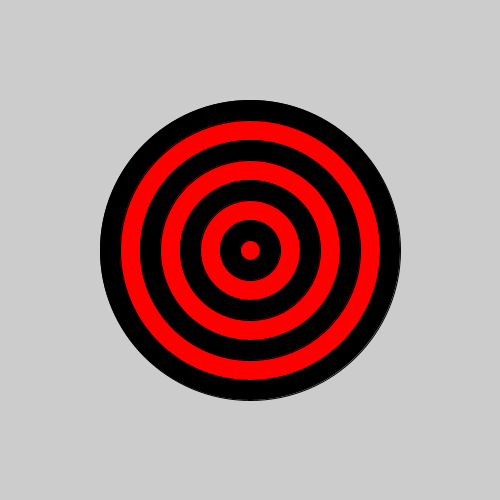
Frame 1 (no input)
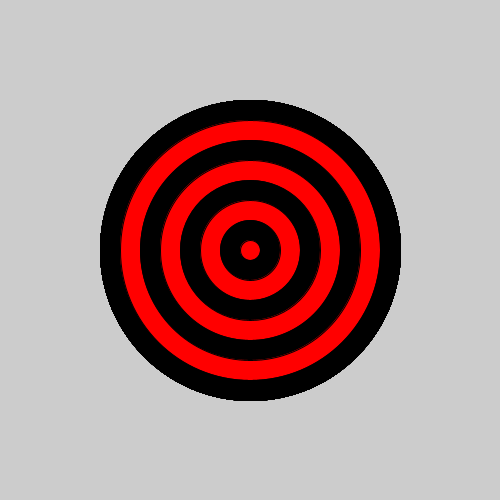
Frame 60 (the mouse pressed at the canvas centre just before this capture)
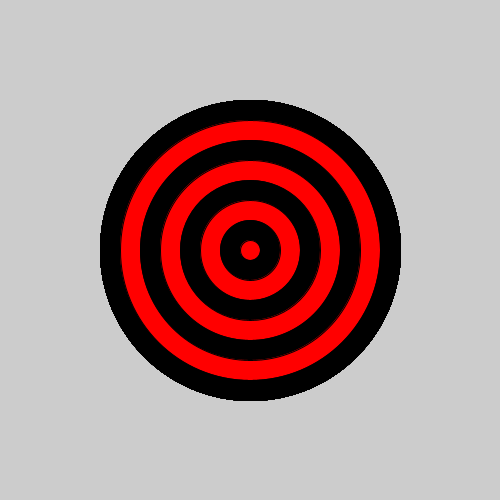
Frame 120 (the mouse held since frame 60 and released just before this capture)

The Processing sketch that drew these frames (run headless with seeded random() and noise(); from frame 60 on, the mouse is pressed at the canvas centre):

// Processing sketch: bullseye
// ── bullseye.pde

void setup() {

  // set the size of your sketch
  size(500, 500);
}

void draw() {

  //Starting with the largest ellipse, use a for loop to draw a bullseye with ellipses.

  //Use an if statement and remainder to alternate the color of your rings.

  for (int i = 0; i < 8; i++) {

    println(i + " " + i % 2);
    if (i % 2 == 0) {
      fill(0, 0, 0);
    } else {
      fill(255, 0, 0);
    }

    ellipse(250, 250, 300 - i * 40, 300 - i * 40);
  }
}
